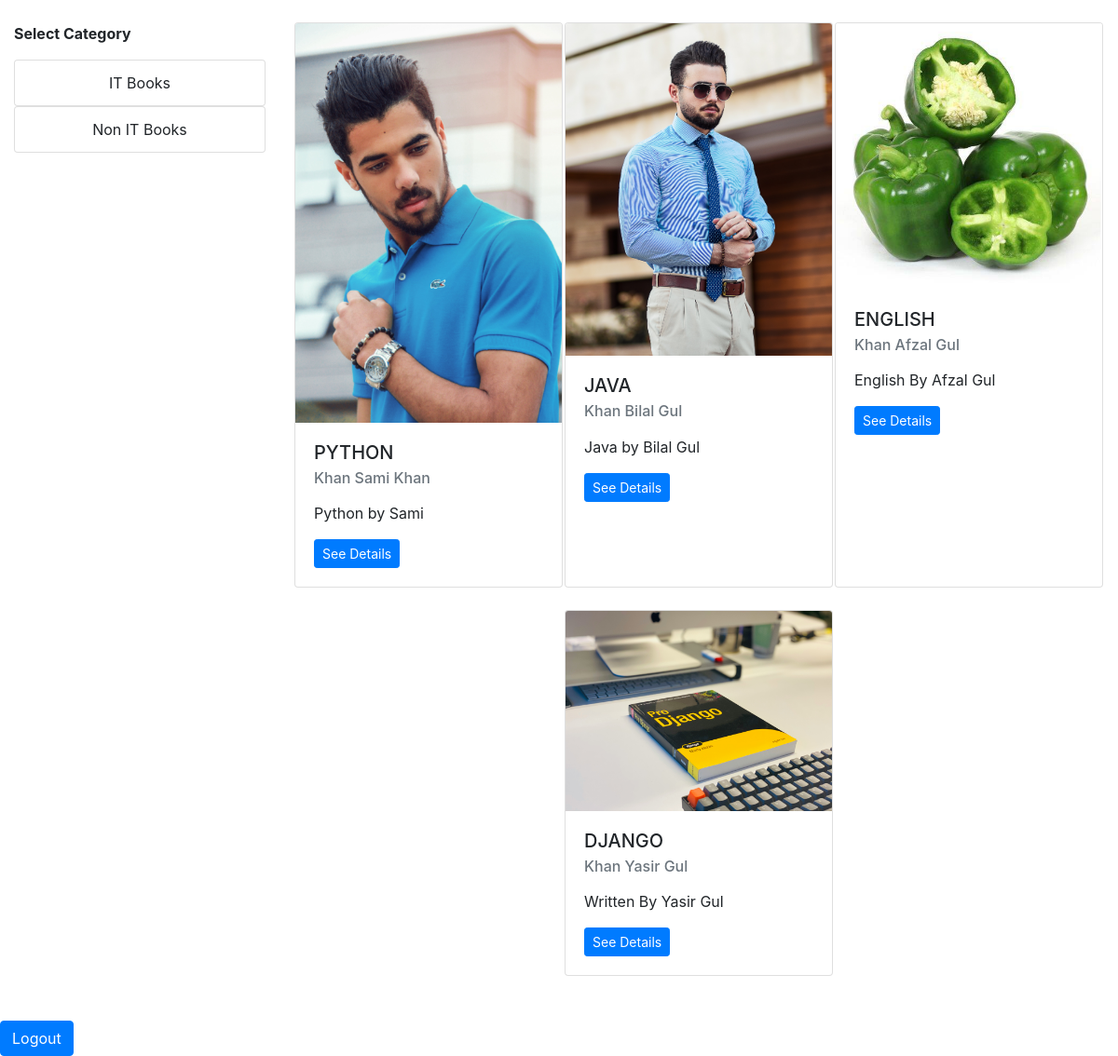
The app's page /home/ (signed in) with its own data.
### store/category.py (models this page shows, shortened)
class Category (models.Model):
    name=models.CharField(max_length=50)

### store/models.py (models this page shows)
class Book (models.Model):
    Title=models.CharField(max_length=100)
    Content=models.TextField()
    image=models.ImageField(upload_to="uploads/books",default=1)
    Author=models.CharField(max_length=100)
    category=models.ForeignKey(Category,on_delete=models.CASCADE,default=1)

### store/views.py (the view)
# urls.py: 2. Add a URL to urlpatterns:  path('', views.home, name='home')
@login_required(login_url="signin")
def home(request):
    data={}
    storedata=None
    categorydata=Category.objects.all()
    storedataid=request.GET.get('category')
    if storedataid:
        storedata=Book.objects.filter(category=storedataid)
    else:
        storedata=Book.objects.all()
    data={
        "storedata":storedata,
        "categorydata":categorydata,
    }
    return render(request,"home.html",data)

### templates/home.html (shortened to what this page needs)
<!doctype html>
<html lang="en">
  <head>
    <link rel="stylesheet" href="https://cdn.jsdelivr.net/npm/bootstrap@4.3.1/dist/css/bootstrap.min.css">
  </head>
  <body>
    <div class="container-fluid">
      <div class="row">
        <div class="col-lg-3 mx-auto mt-4">
          <p><b>Select Category</b></p>
          {% for cat in categorydata %}
          <div class="list-group">
            <a href="?category={{cat.id}}" class="list-group-item btn">{{cat.name}}</a>
          </div>
          {% endfor %}
        </div>
        <div class="row mx-auto col-lg-9">
          {% for n in storedata %}
          <div class="card mx-auto mt-4" style="width:18rem;">
            <img src={{n.image.url}} class="card-img-top" alt="...">
            <div class="card-body">
              <h5 class="card-title">{{n.Title | upper}}</h5>
              <h6 class="card-subtitle mb-2 text-muted "><p>{{n.Author | title}}</p></h6>
              <p class="card-text">{{n.Content | safe}}</p>
              <a href="{% url 'logout' %}" class="btn btn-primary btn-sm">See Details</a>
            </div>
          </div>
          {% endfor %}
      </div>
      </div>
    </div>
    <br> <br>
    <a href="{% url 'logout' %}" class="btn btn-primary">Logout</a>
  </body>
</html>

### records on screen
Category: name "IT Books"
Category: name "Non IT Books"
Book: image (picture), Title "PYTHON", Author "Khan Sami Khan", Content "Python by Sami"
Book: image (picture), Title "JAVA", Author "Khan Bilal Gul", Content "Java by Bilal Gul"
Book: image (picture), Title "ENGLISH", Author "Khan Afzal Gul", Content "English By Afzal Gul"
Book: image (picture), Title "DJANGO", Author "Khan Yasir Gul", Content "Written By Yasir Gul"
